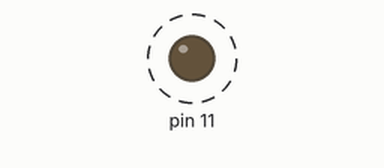
Recording of a program running on a simulated Raspberry Pi (header pin numbers). On the bench: output pins drawn as LEDs (lit = HIGH). Dashed ring = blinking.

Above: at 0.5 s.
Timing chart, 0 to 4.6 s (numbered marks = the images above):
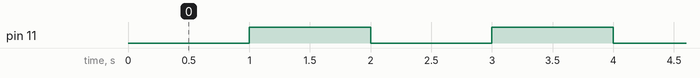

The program:

led.py
```python
#!/usr/bin/env python

import RPi.GPIO as GPIO
import time

GPIO.setmode(GPIO.BOARD)
# need to set up every channel which are using as an input or an output
GPIO.setup(11, GPIO.OUT)

count = 0
while True:
    GPIO.output(11, GPIO.LOW)
    time.sleep(1)

    GPIO.output(11, GPIO.HIGH)
    time.sleep(1)

    count = count + 1
GPIO.output(11, GPIO.LOW)
```

Measured:
- by itself, pin 11: alternates HIGH for 1.0 s and LOW for 1.0 s
